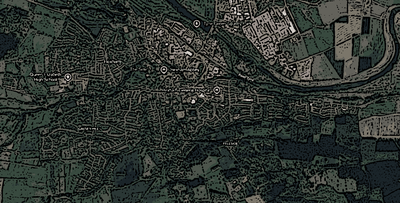
#> input picture assets/map/master_z0.png, 400 x 203 px, shrunk from 1425 x 723 before the run
$ python slice_map.py
#> lines starting #> are read from the running program, lines starting #| are printed output that depends on the picture
import os
from PIL import Image

def generate_multi_zoom_tiles(zoom_sources, output_dir="tiles", tile_size=200):
    """
    Takes specific master images for each zoom level, slices them into
    exact 200x200 pixel grids, and organizes them for Leaflet.

    zoom_sources = {
        0: "assets/map/town_overview.png",  # Macro view
        1: "assets/map/town_district.png",  # Mid view
        2: "assets/map/town_street.png"     # Micro street-level detail (Image 3 style)
    }
    """
#> called with output_dir = 'tiles', tile_size = 200
    os.makedirs(output_dir, exist_ok=True)

    for zoom_level, image_path in zoom_sources.items():
        if not os.path.exists(image_path):
            print(f"Skipping Zoom {zoom_level}: File not found at {image_path}")
            continue

        img = Image.open(image_path)
#> img is the input picture: PIL image 400x203 RGB; mean R, G, B 45.8, 51.5, 47
        width, height = img.size
#> width = 400; height = 203

        cols = width // tile_size
#> cols = 2
        rows = height // tile_size
#> rows = 1

        print(f"Processing Zoom {zoom_level}: Grid size {cols}x{rows} ({tile_size}x{tile_size}px tiles)")
#| Processing Zoom 0: Grid size 2x1 (200x200px tiles)

        zoom_dir = os.path.join(output_dir, str(zoom_level))
        os.makedirs(zoom_dir, exist_ok=True)

        for x in range(cols):
            x_dir = os.path.join(zoom_dir, str(x))
            os.makedirs(x_dir, exist_ok=True)

            for y in range(rows):
                # Crop each 200x200 tile
                box = (
                    x * tile_size,
                    y * tile_size,
                    (x + 1) * tile_size,
                    (y + 1) * tile_size
                )
                tile = img.crop(box)

                # Save into Leaflet expected z/x/y structure
                tile_path = os.path.join(x_dir, f"{y}.png")
                tile.save(tile_path, "PNG")
#> this loop made 2 passes
#> pass 1, in generate_multi_zoom_tiles, `tile.save(tile_path, "PNG")`:
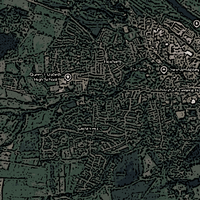
#> saved as 0.png: PIL image 200x200 RGB; mean R, G, B 43.5, 50, 45.1
#> pass 2, in generate_multi_zoom_tiles, `tile.save(tile_path, "PNG")`:
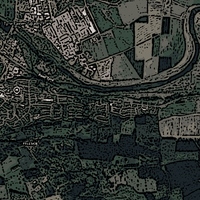
#> saved as 0.png: PIL image 200x200 RGB; mean R, G, B 48.2, 53, 49.1
#> pass 2 of the loop in generate_multi_zoom_tiles, `for zoom_level, image_path in zoom_sources.items():`:
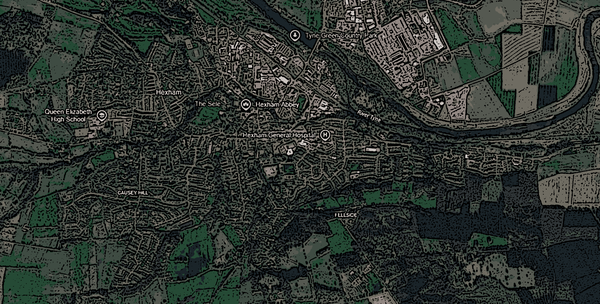
#> input picture assets/map/master_z1.png, 600 x 304 px, shrunk from 2137 x 1084 before the run
#> in generate_multi_zoom_tiles, img is the input picture: PIL image 600x304 RGB; mean R, G, B 46.3, 52.3, 47.6
#| Processing Zoom 1: Grid size 3x1 (200x200px tiles)
#> the loop in generate_multi_zoom_tiles, `for x in range(cols):` made 3 passes
#> pass 1, in generate_multi_zoom_tiles, `tile.save(tile_path, "PNG")`:
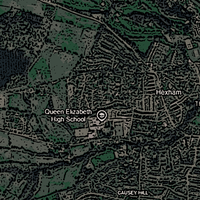
#> saved as 0.png: PIL image 200x200 RGB; mean R, G, B 43.3, 49.7, 44.7
#> after the loop in generate_multi_zoom_tiles, `for x in range(cols):`:
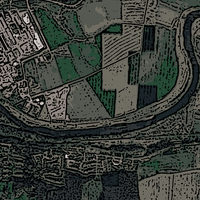
#> tile: PIL image 200x200 RGB; mean R, G, B 57.5, 61.7, 56.2
#> pass 3 of the loop in generate_multi_zoom_tiles, `for zoom_level, image_path in zoom_sources.items():`:
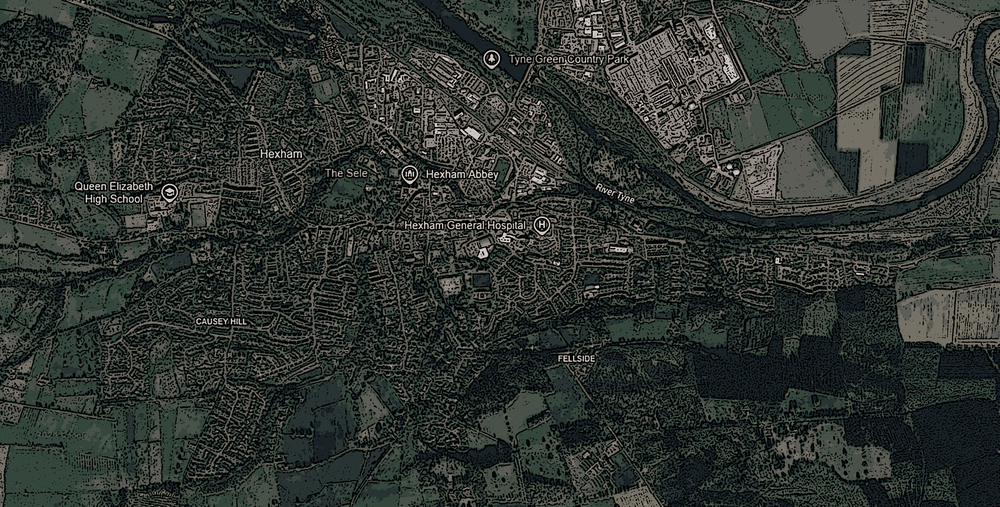
#> input picture assets/map/master_z2.png, 1000 x 507 px, shrunk from 3562 x 1807 before the run
#> in generate_multi_zoom_tiles, img is the input picture: PIL image 1000x507 RGB; mean R, G, B 47.5, 53, 48.6
#| Processing Zoom 2: Grid size 5x2 (200x200px tiles)
#> the loop in generate_multi_zoom_tiles, `for x in range(cols):` made 5 passes
#> pass 1, in generate_multi_zoom_tiles, `tile.save(tile_path, "PNG")`:
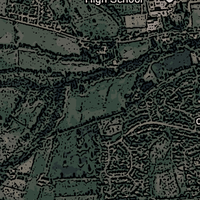
#> saved as 1.png: PIL image 200x200 RGB; mean R, G, B 46.4, 53.4, 47.9
#> after the loop in generate_multi_zoom_tiles, `for x in range(cols):`:
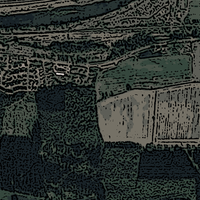
#> tile: PIL image 200x200 RGB; mean R, G, B 46, 51.4, 47.7

    print("Smart multi-zoom tile generation complete!")

if __name__ == "__main__":
    # Map out your detail levels from macro to micro
    zoom_configs = {
        0: "assets/map/master_z0.png",  # Whole town overview
        1: "assets/map/master_z1.png",  # District / shopping core view
        2: "assets/map/master_z2.png"   # Ultra-detailed street/shop front view
    }
    generate_multi_zoom_tiles(zoom_configs, output_dir="tiles", tile_size=200)
